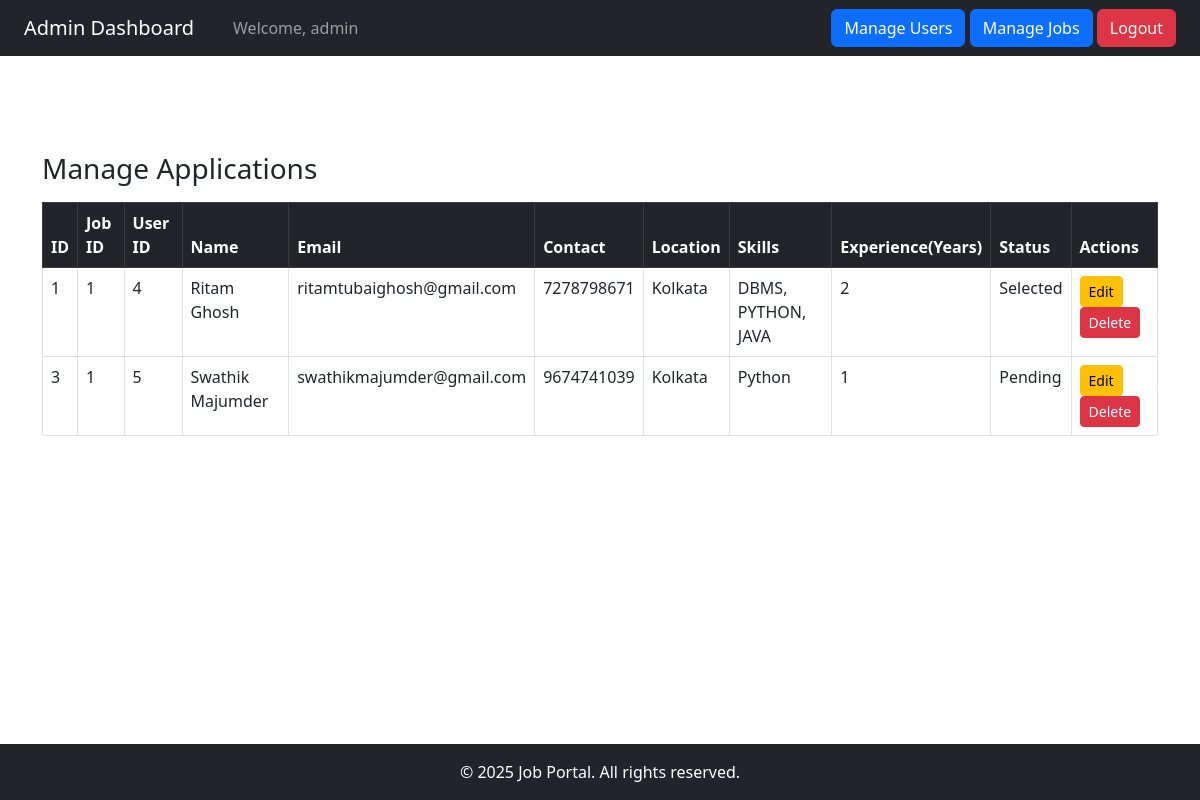
/admin_manage_applications (signed in), run on an earlier commit of the app's database.
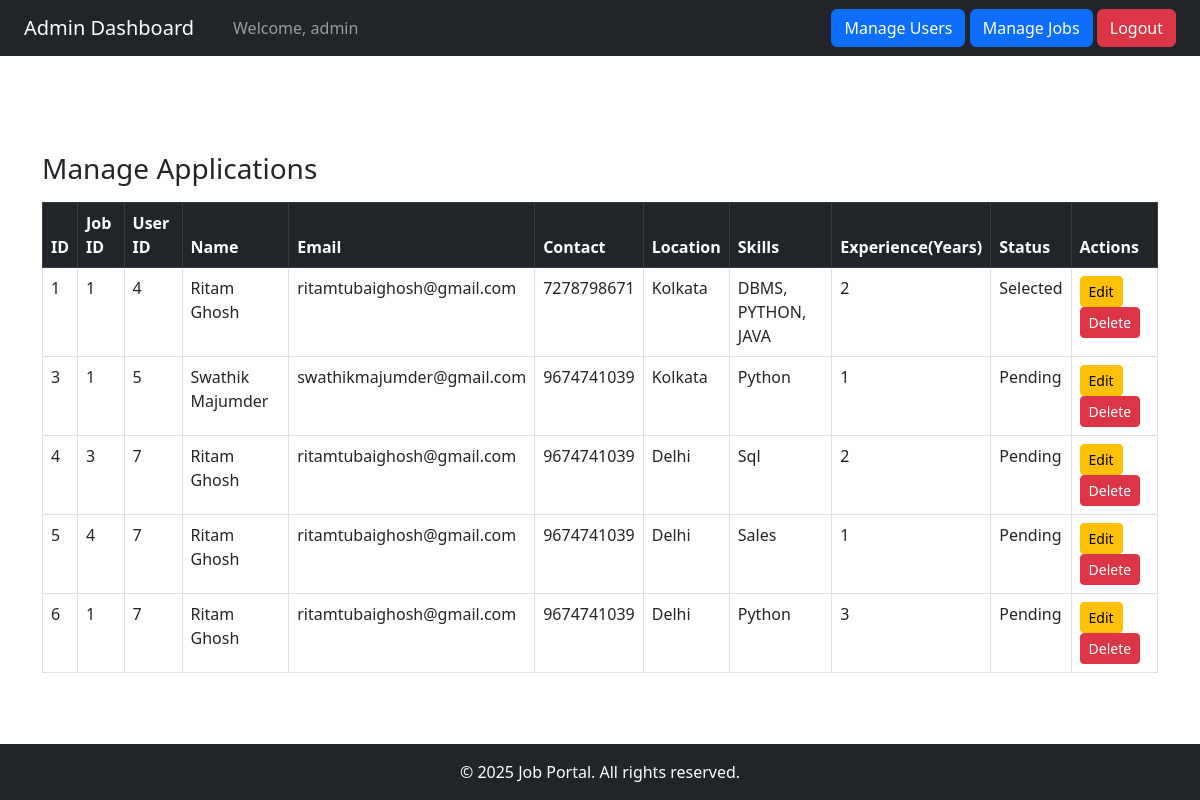
And on a later commit of the database.
### database/models.py (models this page shows)
class Application(db.Model):
    id = db.Column(db.Integer, primary_key=True)
    job_id = db.Column(db.Integer, db.ForeignKey('job.id', ondelete='CASCADE'), nullable=True)
    user_id = db.Column(db.Integer, db.ForeignKey('user.id', ondelete='CASCADE'), nullable=True)
    name = db.Column(db.String(100), nullable=False)
    contact = db.Column(db.String(100), nullable=False)
    email = db.Column(db.String(100), nullable=False)
    location = db.Column(db.String(100))
    skills = db.Column(db.String(255))
    experience = db.Column(db.String(50))
    status = db.Column(db.String(20), default="Pending")

### app.py (the view)
@app.route('/admin_manage_applications')
def admin_manage_applications():
    if 'user_id' not in session or session['role'] != 'admin':
        return redirect(url_for('login'))
    applications = Application.query.all()
    return render_template('admin_manage_applications.html', applications=applications)

### app.py (called while the page is built)
@app.context_processor
def inject_year():
    return {'year': datetime.now().year}

### templates/admin_manage_applications.html (shortened to what this page needs)
<!DOCTYPE html>
<html lang="en">
<head>
    <link href="https://cdn.jsdelivr.net/npm/bootstrap@5.3.0/dist/css/bootstrap.min.css" rel="stylesheet">
</head>
<body>
    <nav class="navbar navbar-expand-lg navbar-dark bg-dark px-4">
        <a class="navbar-brand" href="#">Admin Dashboard</a>
        <li class="nav-item">
            <span class="navbar-text">Welcome, {{ session['username'] }}</span>
        </li>
        <div class="ms-auto">
            <a href="{{ url_for('admin_manage_users') }}" class="btn btn-primary">Manage Users</a>
            <a href="{{ url_for('admin_manage_jobs') }}" class="btn btn-primary">Manage Jobs</a>
            <a href="{{ url_for('logout') }}" class="btn btn-danger">Logout</a>
        </div>
    </nav>
    <div class="container mt-5">
        <h3 class="mt-5 mb-3">Manage Applications</h3>
        <table class="table table-bordered">
            <thead class="table-dark">
                <tr>
                    <th>ID</th>
                    <th>Job ID</th>
                    <th>User ID</th>
                    <th>Name</th>
                    <th>Email</th>
                    <th>Contact</th>
                    <th>Location</th>
                    <th>Skills</th>
                    <th>Experience(Years)</th>
                    <th>Status</th>
                    <th>Actions</th>
                </tr>
            </thead>
            <tbody>
                {% for app in applications %}
                <tr>
                    <td>{{ app.id }}</td>
                    <td>{{ app.job_id }}</td>
                    <td>{{ app.user_id }}</td>
                    <td>{{ app.name }}</td>
                    <td>{{ app.email }}</td>
                    <td>{{ app.contact }}</td>
                    <td>{{ app.location }}</td>
                    <td>{{ app.skills }}</td>
                    <td>{{ app.experience }}</td>
                    <td>{{ app.status }}</td>
                    <td>
                        <a href="{{ url_for('admin_edit_application', application_id=app.id) }}" class="btn btn-warning btn-sm">Edit</a>
                        <form action="{{ url_for('admin_delete_application', application_id=app.id) }}" method="POST" style="display:inline-block;">
                            <button class="btn btn-danger btn-sm" onclick="return confirm('Delete this application?')">Delete</button>
                        </form>
                    </td>
                </tr>
                {% endfor %}
            </tbody>
        </table>
    </div>
    {% include 'footer.html' %}
</body>
</html>

### templates/footer.html
<footer class="bg-dark text-white text-center py-3 mt-auto">
    <div class="container">
        &copy; {{ year }} Job Portal. All rights reserved.
    </div>
</footer>

### templates/admin_manage_applications.html (style rules this page uses)
html, body { height: 100%; }
body { display: flex; flex-direction: column; }

What changed in the data, as far as the page shows it:
added Application: id "4", job_id "3", user_id "7", name "Ritam Ghosh", email "ritamtubaighosh@gmail.com", contact "9674741039", location "Delhi", skills "Sql", experience "2", status "Pending"
added Application: id "5", job_id "4", user_id "7", name "Ritam Ghosh", email "ritamtubaighosh@gmail.com", contact "9674741039", location "Delhi", skills "Sales", experience "1", status "Pending"
added Application: id "6", job_id "1", user_id "7", name "Ritam Ghosh", email "ritamtubaighosh@gmail.com", contact "9674741039", location "Delhi", skills "Python", experience "3", status "Pending"
